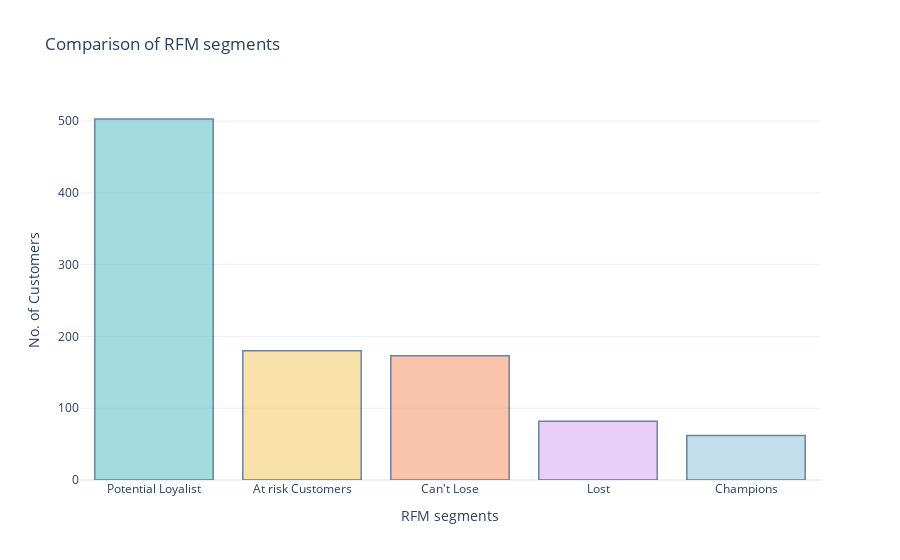

This figure's notebook cell:
### Code cell
import plotly.colors

pastel_colors=plotly.colors.qualitative.Pastel
segment_counts=df['RFM Customer Segments'].value_counts()

fig=go.Figure(data=[go.Bar(x=segment_counts.index,y=segment_counts.values,marker=dict(color=pastel_colors))])

champions_color='rgb(158,202,225)'

fig.update_traces(marker_color=[champions_color if segments=="Champions" else pastel_colors[i]
                               for i,segments in enumerate(segment_counts.index)],
                                 marker_line_color='rgb(8,48,107)',
                                 marker_line_width=1.5,opacity=0.6)

fig.update_layout(title='Comparison of RFM segments',
                 xaxis_title='RFM segments',
                 yaxis_title='No. of Customers',showlegend=False)

### Figure 1 — Plotly figure (JSON) as saved in the notebook; plotly's stock layout.template omitted (floating-point values rounded to 4 significant figures)
{"data": [{"marker": {"color": ["rgb(102, 197, 204)", "rgb(246, 207, 113)", "rgb(248, 156, 116)", "rgb(220, 176, 242)", "rgb(158,202,225)"], "line": {"color": "rgb(8,48,107)", "width": 1.5}}, "opacity": 0.6, "type": "bar", "x": ["Potential Loyalist", "At risk Customers", "Can't Lose", "Lost", "Champions"], "y": [503, 180, 173, 82, 62]}], "layout": {"showlegend": false, "title": {"text": "Comparison of RFM segments"}, "xaxis": {"title": {"text": "RFM segments"}}, "yaxis": {"title": {"text": "No. of Customers"}}}}
